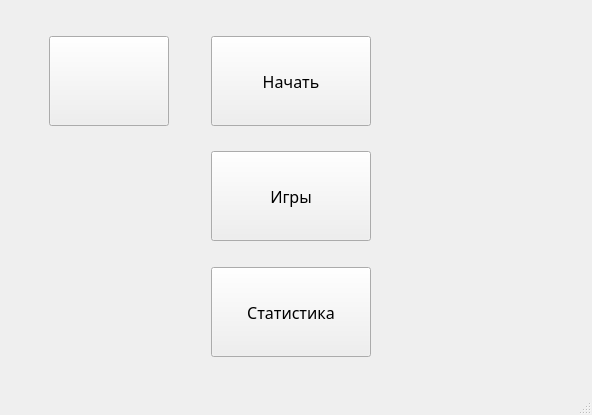
<?xml version="1.0" encoding="UTF-8"?>
<ui version="4.0">
 <class>MainWindow</class>
 <widget class="QMainWindow" name="MainWindow">
  <property name="geometry">
   <rect>
    <x>0</x>
    <y>0</y>
    <width>592</width>
    <height>415</height>
   </rect>
  </property>
  <property name="minimumSize">
   <size>
    <width>480</width>
    <height>320</height>
   </size>
  </property>
  <property name="maximumSize">
   <size>
    <width>4800</width>
    <height>3200</height>
   </size>
  </property>
  <property name="windowTitle">
   <string>MainWindow</string>
  </property>
  <widget class="QWidget" name="centralwidget">
   <layout class="QVBoxLayout" name="verticalLayout_3">
    <item>
     <spacer name="verticalSpacer_4">
      <property name="orientation">
       <enum>Qt::Vertical</enum>
      </property>
      <property name="sizeType">
       <enum>QSizePolicy::Fixed</enum>
      </property>
      <property name="sizeHint" stdset="0">
       <size>
        <width>456</width>
        <height>27</height>
       </size>
      </property>
     </spacer>
    </item>
    <item>
     <layout class="QHBoxLayout" name="horizontalLayout">
      <item>
       <spacer name="horizontalSpacer_2">
        <property name="orientation">
         <enum>Qt::Horizontal</enum>
        </property>
        <property name="sizeType">
         <enum>QSizePolicy::Fixed</enum>
        </property>
        <property name="sizeHint" stdset="0">
         <size>
          <width>40</width>
          <height>5</height>
         </size>
        </property>
       </spacer>
      </item>
      <item>
       <layout class="QVBoxLayout" name="verticalLayout_2" stretch="0,0">
        <item>
         <widget class="QPushButton" name="button_menu">
          <property name="minimumSize">
           <size>
            <width>120</width>
            <height>90</height>
           </size>
          </property>
          <property name="font">
           <font>
            <family>Siemens AD Sans</family>
            <pointsize>12</pointsize>
            <weight>50</weight>
            <bold>false</bold>
           </font>
          </property>
          <property name="text">
           <string/>
          </property>
         </widget>
        </item>
        <item>
         <spacer name="verticalSpacer_5">
          <property name="orientation">
           <enum>Qt::Vertical</enum>
          </property>
          <property name="sizeHint" stdset="0">
           <size>
            <width>20</width>
            <height>40</height>
           </size>
          </property>
         </spacer>
        </item>
       </layout>
      </item>
      <item>
       <spacer name="horizontalSpacer">
        <property name="orientation">
         <enum>Qt::Horizontal</enum>
        </property>
        <property name="sizeHint" stdset="0">
         <size>
          <width>40</width>
          <height>20</height>
         </size>
        </property>
       </spacer>
      </item>
      <item>
       <layout class="QVBoxLayout" name="verticalLayout">
        <item>
         <widget class="QPushButton" name="button_view">
          <property name="minimumSize">
           <size>
            <width>160</width>
            <height>90</height>
           </size>
          </property>
          <property name="font">
           <font>
            <family>Siemens AD Sans</family>
            <pointsize>12</pointsize>
            <weight>50</weight>
            <bold>false</bold>
           </font>
          </property>
          <property name="text">
           <string>Начать</string>
          </property>
         </widget>
        </item>
        <item>
         <spacer name="verticalSpacer">
          <property name="orientation">
           <enum>Qt::Vertical</enum>
          </property>
          <property name="sizeType">
           <enum>QSizePolicy::Expanding</enum>
          </property>
          <property name="sizeHint" stdset="0">
           <size>
            <width>157</width>
            <height>40</height>
           </size>
          </property>
         </spacer>
        </item>
        <item>
         <widget class="QPushButton" name="button_game">
          <property name="minimumSize">
           <size>
            <width>160</width>
            <height>90</height>
           </size>
          </property>
          <property name="font">
           <font>
            <family>Siemens AD Sans</family>
            <pointsize>12</pointsize>
            <weight>50</weight>
            <bold>false</bold>
           </font>
          </property>
          <property name="text">
           <string>Игры</string>
          </property>
         </widget>
        </item>
        <item>
         <spacer name="verticalSpacer_2">
          <property name="orientation">
           <enum>Qt::Vertical</enum>
          </property>
          <property name="sizeType">
           <enum>QSizePolicy::Expanding</enum>
          </property>
          <property name="sizeHint" stdset="0">
           <size>
            <width>157</width>
            <height>40</height>
           </size>
          </property>
         </spacer>
        </item>
        <item>
         <widget class="QPushButton" name="button_qrcode">
          <property name="minimumSize">
           <size>
            <width>160</width>
            <height>90</height>
           </size>
          </property>
          <property name="font">
           <font>
            <family>Siemens AD Sans</family>
            <pointsize>12</pointsize>
            <weight>50</weight>
            <bold>false</bold>
           </font>
          </property>
          <property name="text">
           <string>Статистика</string>
          </property>
         </widget>
        </item>
       </layout>
      </item>
      <item>
       <spacer name="horizontalSpacer_5">
        <property name="orientation">
         <enum>Qt::Horizontal</enum>
        </property>
        <property name="sizeHint" stdset="0">
         <size>
          <width>40</width>
          <height>20</height>
         </size>
        </property>
       </spacer>
      </item>
      <item>
       <spacer name="horizontalSpacer_4">
        <property name="orientation">
         <enum>Qt::Horizontal</enum>
        </property>
        <property name="sizeType">
         <enum>QSizePolicy::Minimum</enum>
        </property>
        <property name="sizeHint" stdset="0">
         <size>
          <width>125</width>
          <height>20</height>
         </size>
        </property>
       </spacer>
      </item>
      <item>
       <spacer name="horizontalSpacer_3">
        <property name="orientation">
         <enum>Qt::Horizontal</enum>
        </property>
        <property name="sizeType">
         <enum>QSizePolicy::Fixed</enum>
        </property>
        <property name="sizeHint" stdset="0">
         <size>
          <width>50</width>
          <height>20</height>
         </size>
        </property>
       </spacer>
      </item>
     </layout>
    </item>
    <item>
     <spacer name="verticalSpacer_3">
      <property name="orientation">
       <enum>Qt::Vertical</enum>
      </property>
      <property name="sizeType">
       <enum>QSizePolicy::Fixed</enum>
      </property>
      <property name="sizeHint" stdset="0">
       <size>
        <width>456</width>
        <height>27</height>
       </size>
      </property>
     </spacer>
    </item>
   </layout>
  </widget>
  <widget class="QMenuBar" name="menubar">
   <property name="geometry">
    <rect>
     <x>0</x>
     <y>0</y>
     <width>592</width>
     <height>26</height>
    </rect>
   </property>
  </widget>
  <widget class="QStatusBar" name="statusbar"/>
 </widget>
 <resources/>
 <connections/>
</ui>
